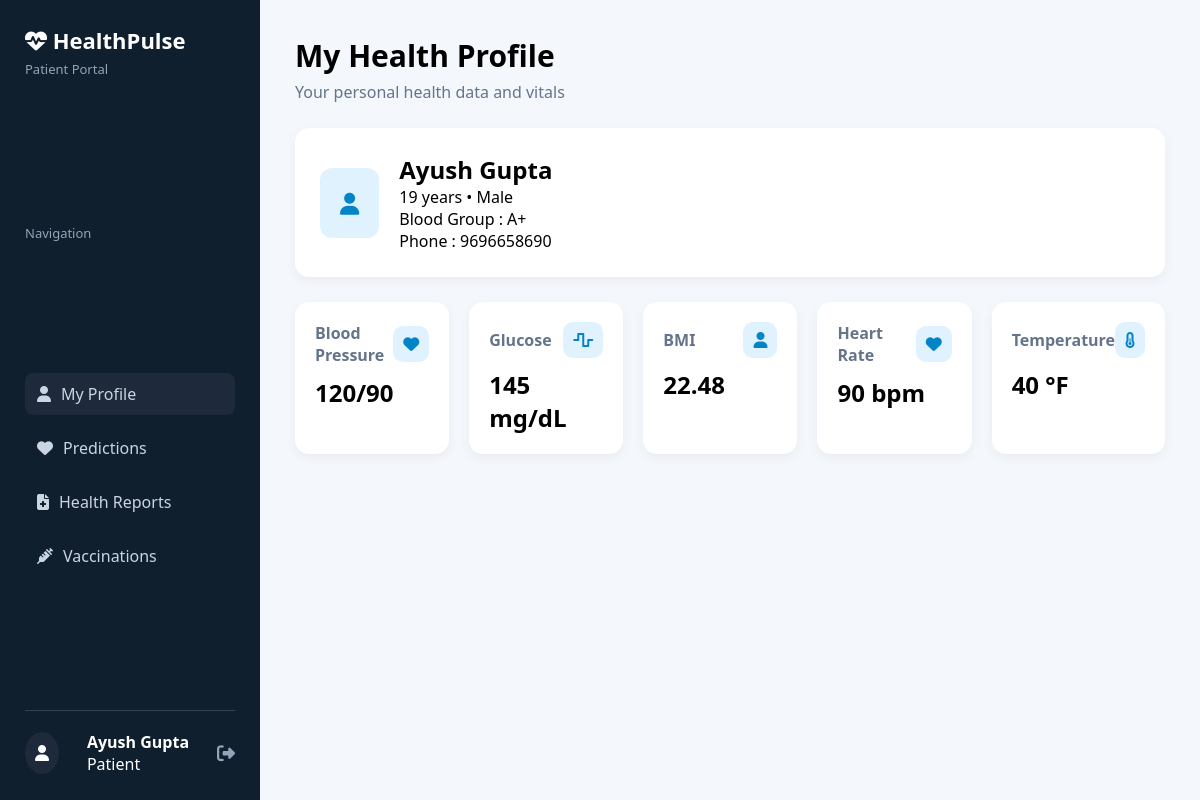
The app's page /patient-dashboard (signed in) with its own data.
### tables this page shows
CREATE TABLE patients (

email TEXT PRIMARY KEY,
password TEXT,
visit_date TEXT,

name TEXT,
age INTEGER,
gender TEXT,
blood_group TEXT,
marital_status TEXT,
phone TEXT,
emergency_contact TEXT,
address TEXT,

height REAL,
weight REAL,
bmi REAL,

department TEXT,
symptoms TEXT,

bp TEXT,
sugar TEXT,
cholesterol TEXT,
heart_rate TEXT,
temperature TEXT,
oxygen TEXT,

smoking TEXT,
alcohol TEXT,
activity TEXT,
diet TEXT,
sleep TEXT,

diabetes TEXT,
hypertension TEXT,
heart_history TEXT,
family_history TEXT,
surgery TEXT,
allergies TEXT,
medication TEXT,

covid_vaccine TEXT,
hepatitis_vaccine TEXT,
flu_vaccine TEXT
);

### app.py (the view)
@app.route("/patient-dashboard")
def patient_dashboard():
    if "patient_email" not in session:
        return redirect("/patient-login")
    email = session["patient_email"]
    conn = sqlite3.connect("healthpulse.db")
    cursor = conn.cursor()
    cursor.execute("""
       SELECT name,age,gender,blood_group,phone,bp,sugar,bmi,heart_rate,temperature
      FROM patients
      WHERE email=?
       """,(email,))
    patient = cursor.fetchone()
    conn.close()
    return render_template(
        "patient_dashboard.html",
        patient=patient
    )

### templates/patient_dashboard.html (shortened to what this page needs)
<!DOCTYPE html>
<html>
<head>
<link rel="stylesheet" href="{{ url_for('static', filename='dashboard.css') }}">
<link rel="stylesheet"
href="https://cdnjs.cloudflare.com/ajax/libs/font-awesome/6.5.0/css/all.min.css">
</head>
<body>
<div class="layout">
<div class="sidebar">
<div class="logo">
<h2><i class="fa-solid fa-heart-pulse"></i> HealthPulse</h2>
<p>Patient Portal</p>
</div>
<div class="nav-title">Navigation</div>
<ul class="menu">
<li class="active">
<a href="/patient-dashboard">
<i class="fa-solid fa-user"></i> My Profile
</a>
</li>
<li>
<a href="/patient-predictions">
<i class="fa-solid fa-heart"></i> Predictions
</a>
</li>
<li>
<a href="/download-report">
<i class="fa-solid fa-file-medical"></i> Health Reports
</a>
</li>
<li>
<a href="/vaccinations">
<i class="fa-solid fa-syringe"></i> Vaccinations
</a>
</li>
</ul>
<div class="sidebar-user">
<div class="user-avatar">
<i class="fa-solid fa-user"></i>
</div>
<div>
<strong>{{ patient[0] }}</strong>
<p>Patient</p>
</div>
<a href="/logout" class="logout">
<i class="fa-solid fa-right-from-bracket"></i>
</a>
</div>
</div>
<div class="main">
<h1>My Health Profile</h1>
<p class="subtitle">
Your personal health data and vitals
</p>
<div class="profile-card">
<div class="profile-icon">
<i class="fa-solid fa-user"></i>
</div>
<div>
<h2>{{ patient[0] }}</h2>
<p>{{ patient[1] }} years • {{ patient[2] }}</p>
<p>Blood Group : {{ patient[3] }}</p>
<p>Phone : {{ patient[4] }}</p>
</div>
</div>
<div class="grid">
<div class="card">
<div class="card-top">
<h4>Blood Pressure</h4>
<i class="fa-solid fa-heart icon"></i>
</div>
<h2>{{ patient[5] }}</h2>
</div>
<div class="card">
<div class="card-top">
<h4>Glucose</h4>
<i class="fa-solid fa-wave-square icon"></i>
</div>
<h2>{{ patient[6] }} mg/dL</h2>
</div>
<div class="card">
<div class="card-top">
<h4>BMI</h4>
<i class="fa-solid fa-user icon"></i>
</div>
<h2>{{ patient[7] }}</h2>
</div>
<div class="card">
<div class="card-top">
<h4>Heart Rate</h4>
<i class="fa-solid fa-heart icon"></i>
</div>
<h2>{{ patient[8] }} bpm</h2>
</div>
<div class="card">
<div class="card-top">
<h4>Temperature</h4>
<i class="fa-solid fa-thermometer-half icon"></i>
</div>
<h2>{{ patient[9] }} °F</h2>
</div>
</div>
</div>
</div>
</body>
</html>

### static/dashboard.css (style rules this page uses)
* { margin: 0; padding: 0; box-sizing: border-box; font-family: "Segoe UI", sans-serif; }
body { background: #f4f7fb; }
.layout { display: flex; min-height: 100vh; }
.sidebar { width: 240px; background: #0f1f2e; color: white; padding: 25px; display: flex; flex-direction: column; justify-content: space-between; }
.card { background: white; padding: 20px; border-radius: 14px; box-shadow: 0 4px 12px rgba(0,0,0,0.06); }
* { margin:0; padding:0; box-sizing:border-box; font-family:"Segoe UI",sans-serif; }
body { background:#f4f7fb; }
.layout { display:flex; min-height:100vh; }
.sidebar { width:260px; background:#0f1f2e; color:white; display:flex; flex-direction:column; justify-content:space-between; padding:25px; }
.logo h2 { font-size:22px; margin-bottom:5px; }
.logo p { font-size:13px; color:#94a3b8; margin-bottom:25px; }
.nav-title { font-size:13px; margin-bottom:10px; color:#94a3b8; }
.menu { list-style:none; }
.menu li { margin-bottom:12px; }
.menu a { text-decoration:none; color:#cbd5e1; display:flex; align-items:center; gap:10px; padding:10px 12px; border-radius:8px; transition:0.2s; }
.active a { background:#1e293b; }
.sidebar-user { border-top:1px solid #334155; padding-top:20px; display:flex; align-items:center; justify-content:space-between; }
.user-avatar { background:#1e293b; padding:10px; border-radius:50%; }
.logout { color:#94a3b8; font-size:18px; }
.main { flex:1; padding:35px; }
.main h1 { font-size:30px; margin-bottom:5px; }
.subtitle { color:#64748b; margin-bottom:25px; }
.profile-card { display:flex; align-items:center; gap:20px; background:white; padding:25px; border-radius:14px; box-shadow:0 4px 12px rgba(0,0,0,0.05); margin-bottom:25px; }
.profile-icon { background:#e0f2fe; padding:20px; border-radius:12px; color:#0284c7; font-size:22px; }
.grid { display:grid; grid-template-columns:repeat(5,1fr); gap:20px; }
.card { background:white; padding:20px; border-radius:14px; box-shadow:0 4px 12px rgba(0,0,0,0.05); }
.card-top { display:flex; justify-content:space-between; align-items:center; margin-bottom:10px; }
.card h4 { color:#64748b; }
.card h2 { font-size:24px; }
.icon { background:#e0f2fe; padding:10px; border-radius:10px; color:#0284c7; }

### records on screen
patients: name "Ayush Gupta", age "19", gender "Male", blood_group "A+", phone "9696658690", bp "120/90", sugar "145", bmi "22.48", heart_rate "90", temperature "40"
